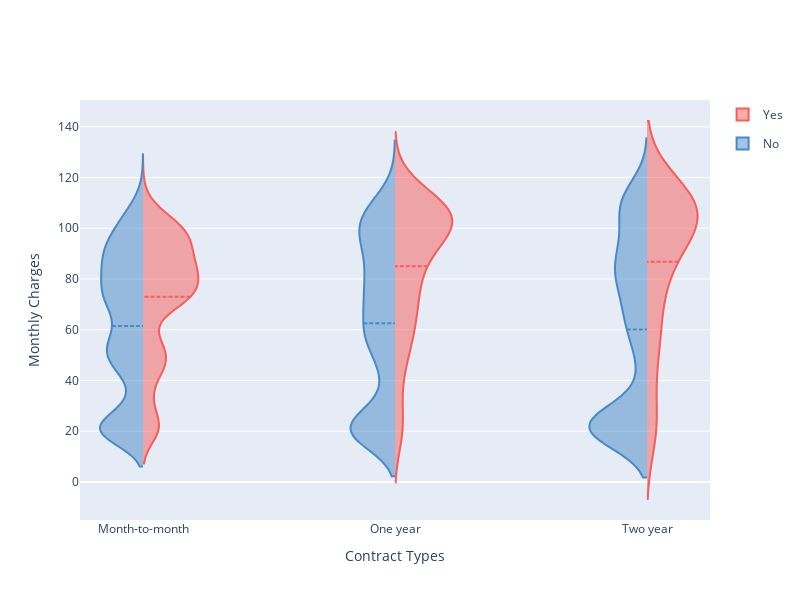

Source (notebook cell):
### Code cell
# Split Violin Plot
import plotly.graph_objects as go
fig = go.Figure()

fig.add_trace(go.Violin(x=df_y['Contract'][ df_y['Churn Label'] == 'Yes' ],
                        y=df_y['Monthly Charges'][ df_y['Churn Label'] == 'Yes' ],
                        legendgroup='Yes', scalegroup='Yes', name='Yes',
                        side='positive',
                        line_color='#F75D59')
             )
fig.add_trace(go.Violin(x=df_y['Contract'][ df_y['Churn Label'] == 'No' ],
                        y=df_y['Monthly Charges'][ df_y['Churn Label'] == 'No' ],
                        legendgroup='No', scalegroup='No', name='No',
                        side='negative',
                        line_color='#488AC7')
             )
fig.update_xaxes(categoryorder='array', categoryarray= ['Month-to-month', 
                                                        'One year', 
                                                        'Two year'])
fig.update_traces(meanline_visible=True)
fig.update_layout(violingap=0.35, violinmode='overlay')
fig.update_layout(autosize=False,width=1000,height=600,)
fig.update_layout(xaxis_title="Contract Types", yaxis_title="Monthly Charges", width=800)
fig.show()

### Figure 1 — Plotly figure (JSON) as saved in the notebook; plotly's stock layout.template omitted (floating-point values rounded to 4 significant figures; data arrays with more than 128 entries replaced by an {"elided": "..."} marker saying what was removed)
{"data": [{"legendgroup": "Yes", "line": {"color": "#F75D59"}, "meanline": {"visible": true}, "name": "Yes", "scalegroup": "Yes", "side": "positive", "type": "violin", "x": {"elided": "1869 str values"}, "y": {"elided": "1869 float values"}}, {"legendgroup": "No", "line": {"color": "#488AC7"}, "meanline": {"visible": true}, "name": "No", "scalegroup": "No", "side": "negative", "type": "violin", "x": {"elided": "5163 str values"}, "y": {"elided": "5163 float values"}}], "layout": {"autosize": false, "height": 600, "violingap": 0.35, "violinmode": "overlay", "width": 800, "xaxis": {"categoryarray": ["Month-to-month", "One year", "Two year"], "categoryorder": "array", "title": {"text": "Contract Types"}}, "yaxis": {"title": {"text": "Monthly Charges"}}}}
